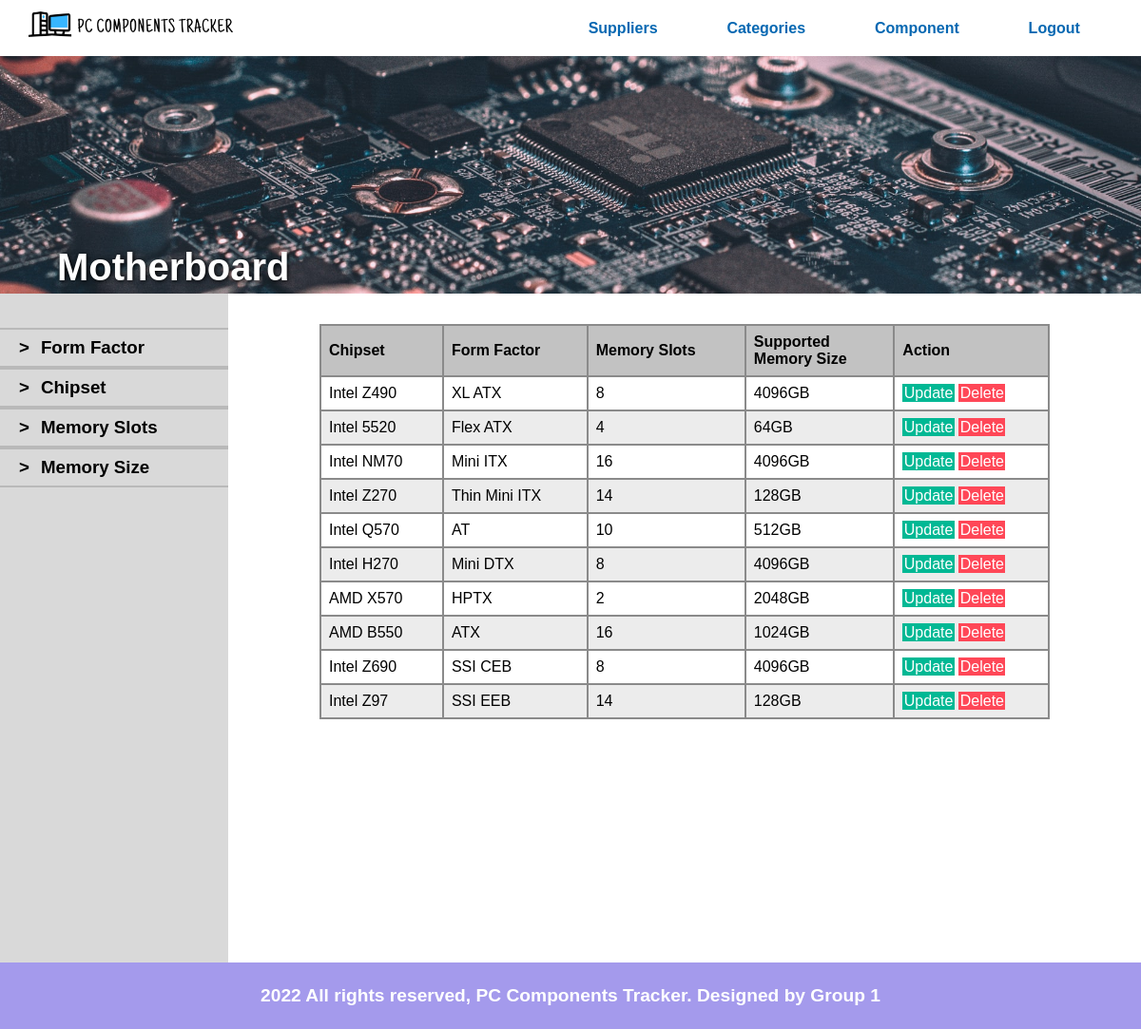
Page /admin/manage-MB.php on the committed database.
### tables this page shows
CREATE TABLE Motherboard2
(id INT NOT NULL,
chipset CHAR(100) NOT NULL,
formfactor CHAR(50) NOT NULL,
PRIMARY KEY (id),
FOREIGN KEY (formfactor) REFERENCES Motherboard1(formfactor) );

CREATE TABLE Motherboard1
(formfactor CHAR(50) NOT NULL,
supportedmemorysize INT NOT NULL,
PRIMARY KEY (formfactor, supportedmemorysize) );

CREATE TABLE Motherboard3
(id INT NOT NULL,
memoryslots INT NOT NULL,
PRIMARY KEY (id, memoryslots),
FOREIGN KEY (id) REFERENCES Motherboard2(id) 
    ON DELETE CASCADE
    ON UPDATE CASCADE );

### admin/manage-MB.php (the view)
<?php include('partials/manage-header.php'); ?>
    <div class="product-banner">
        <img src="../images/motherboard wallpaper.jpg" class="banner-img">
        <div class="product-banner-text">
            <h1>Motherboard</h1>
        </div>
    </div>
    <section class="product-main-content">
        <div class="filter-selection">
            <div class="filter">
                <h3>></h3>
                <h3>Form Factor</h3>
            </div>
            <div class="filter">
                <h3>></h3>
                <h3>Chipset</h3>
            </div>
            <div class="filter">
                <h3>></h3>
                <h3>Memory Slots</h3>
            </div>
            <div class="filter">
                <h3>></h3>
                <h3>Memory Size</h3>
            </div>
        </div>
        <div class="results-section">
            <table>
                <tr>
                    <th>Chipset</th>
                    <th>Form Factor</th>
                    <th>Memory Slots</th>
                    <th>Supported<br/>Memory Size</th>
                    <th>Action</th>
                </tr>
                <?php
                    $sql = "SELECT m2.id, m2.chipset, m1.formfactor ff, m3.memoryslots memslots, m1.supportedmemorysize memsize
                    FROM motherboard2 m2
                    INNER JOIN motherboard3 m3
                    ON m2.id = m3.id
                    INNER JOIN motherboard1 m1
                    ON m2.formfactor = m1.formfactor";
                    $conn = OpenCon();
                    $result = mysqli_query($conn, $sql) or die(mysqli_error($conn));
                    if ($result == TRUE) {
                        $numRows = mysqli_num_rows($result);
                        if ($numRows > 0) {
                            while ($rows = mysqli_fetch_assoc($result)) {
                                $mbid = $rows['id'];
                                $chipset = $rows['chipset'];
                                $ff = $rows['ff'];
                                $memslots = $rows['memslots'];
                                $memsize = $rows['memsize'];
                                ?>
                                <tr>
                                    <td><?php echo $chipset; ?></td>
                                    <td><?php echo $ff; ?></td>
                                    <td><?php echo $memslots; ?></td>
                                    <td><?php echo $memsize; ?>GB</td>
                                    <td>
                                        <a href="../admin/add-MB.php?type=update&id=<?php echo $mbid; ?>&formfactor=<?php echo $ff; ?>" class="btn-secondary">Update</a>
                                        <a href="../admin/delete/delete-MB.php?&id=<?php echo $mbid; ?>&formfactor=<?php echo $ff; ?>" class="btn-danger">Delete</a>
                                    </td>
                                </tr>
                                <?php
                            }
                        }
                    }
                ?>
            </table>
        </div>
    </section>
<?php include('partials/footer.php'); ?>

### css/MBstyle.css (style rules this page uses)
* { margin: 0 0; padding: 0 0; font-family: Arial, Helvetica, sans-serif; }
.product-banner-text h1 { color: white; font-size: 2.5rem; }
.filter h3 { padding-left: 12px; }
.product-banner { height: 250px; overflow: hidden; position: relative; }
.banner-img { width: 100%; height: auto; position: absolute; top: -100%; }
.product-banner-text { position: absolute; bottom: 2%; left: 5%; text-shadow: 1px 1px 5px black; }
.product-main-content { display: flex; }
.filter-selection { width: 20%; padding-top: 36px; background-color: #d9d9d9; }
.filter { display: flex; padding: 8px; padding-left: 8px; border-bottom: 2px solid #b9b9b9; border-top: 2px solid #b9b9b9; }
.results-section { width: 80%; padding-top: 32px; padding-bottom: 32px; min-height: 80vh; }
.results-section table { border-collapse: collapse; width: 80%; margin: auto; }
.results-section td, th { font-size: 0.25 rem; border: 2px solid #8a8a8a; text-align: left; padding: 8px; }
.results-section th { background-color: #c2c2c2; }
.results-section tr:nth-child(odd) { background-color: #ececec; }

### css/util.css (style rules this page uses)
.btn-secondary { background-color: #00b894; padding: 1%; color: white; text-decoration: none; }
.btn-danger { background-color: #ff4757; padding: 1%; color: white; text-decoration: none; }

### rows in the picture
motherboard2: chipset "Intel Z490", motherboard1.formfactor "XL ATX", motherboard3.memoryslots "8", motherboard1.supportedmemorysize "4096"
motherboard2: chipset "Intel 5520", motherboard1.formfactor "Flex ATX", motherboard3.memoryslots "4", motherboard1.supportedmemorysize "64"
motherboard2: chipset "Intel NM70", motherboard1.formfactor "Mini ITX", motherboard3.memoryslots "16", motherboard1.supportedmemorysize "4096"
motherboard2: chipset "Intel Z270", motherboard1.formfactor "Thin Mini ITX", motherboard3.memoryslots "14", motherboard1.supportedmemorysize "128"
motherboard2: chipset "Intel Q570", motherboard1.formfactor "AT", motherboard3.memoryslots "10", motherboard1.supportedmemorysize "512"
motherboard2: chipset "Intel H270", motherboard1.formfactor "Mini DTX", motherboard3.memoryslots "8", motherboard1.supportedmemorysize "4096"
motherboard2: chipset "AMD X570", motherboard1.formfactor "HPTX", motherboard3.memoryslots "2", motherboard1.supportedmemorysize "2048"
motherboard2: chipset "AMD B550", motherboard1.formfactor "ATX", motherboard3.memoryslots "16", motherboard1.supportedmemorysize "1024"
motherboard2: chipset "Intel Z690", motherboard1.formfactor "SSI CEB", motherboard3.memoryslots "8", motherboard1.supportedmemorysize "4096"
motherboard2: chipset "Intel Z97", motherboard1.formfactor "SSI EEB", motherboard3.memoryslots "14", motherboard1.supportedmemorysize "128"
